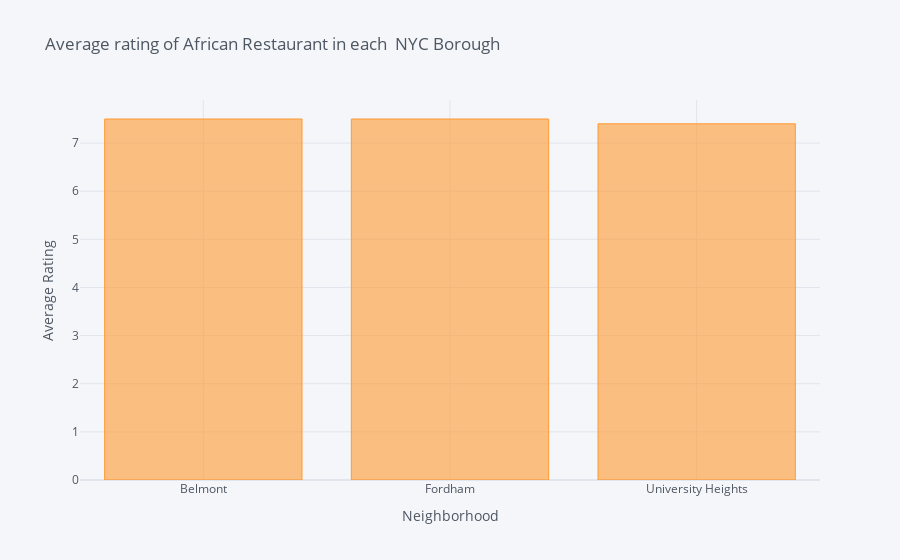

The code cell stored with this chart in its notebook:
### Code cell
import plotly.express as px
african_rest_stats_ny.groupby('Neighborhood').mean()['Rating'].iplot(kind='bar',xTitle='Neighborhood',
    yTitle='Average Rating',
    mode='markers',
    title='Average rating of African Restaurant in each  NYC Borough')

### Figure 1 — Plotly figure (JSON) as saved in the notebook; plotly's stock layout.template omitted (floating-point values rounded to 4 significant figures)
{"data": [{"marker": {"color": "rgba(255, 153, 51, 0.6)", "line": {"color": "rgba(255, 153, 51, 1.0)", "width": 1}}, "name": "Rating", "orientation": "v", "text": "", "type": "bar", "x": ["Belmont", "Fordham", "University Heights"], "y": [7.5, 7.5, 7.4]}], "layout": {"legend": {"bgcolor": "#F5F6F9", "font": {"color": "#4D5663"}}, "paper_bgcolor": "#F5F6F9", "plot_bgcolor": "#F5F6F9", "title": {"font": {"color": "#4D5663"}, "text": "Average rating of African Restaurant in each  NYC Borough"}, "xaxis": {"gridcolor": "#E1E5ED", "showgrid": true, "tickfont": {"color": "#4D5663"}, "title": {"font": {"color": "#4D5663"}, "text": "Neighborhood"}, "zerolinecolor": "#E1E5ED"}, "yaxis": {"gridcolor": "#E1E5ED", "showgrid": true, "tickfont": {"color": "#4D5663"}, "title": {"font": {"color": "#4D5663"}, "text": "Average Rating"}, "zerolinecolor": "#E1E5ED"}}}
